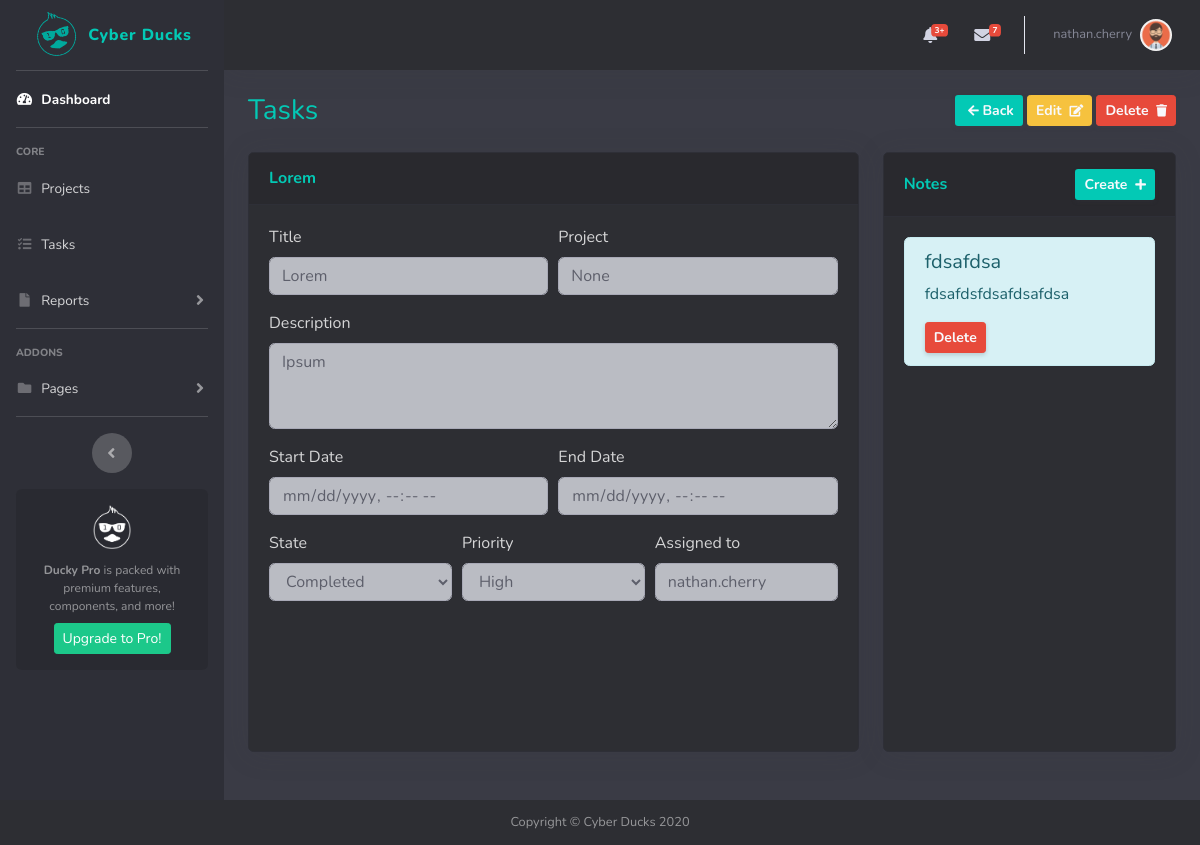
The page /tasks/a0c806ab8d3d4f4380987bddaee97558/ (signed in) on the database its author committed.
### accounts/models.py (models this page shows, shortened)
class Task(models.Model):
    id = models.UUIDField(
        primary_key=True,
        default=uuid.uuid4,
        editable=False)
    title = models.CharField(max_length=256, null=True)
    description = models.TextField(null=True, blank=True)
    STATUS_CHOICES = [
        ('NEW', 'New'),
        ('OPN', 'Open'),
        ('COM', 'Completed'),
        ('SUS', 'Suspended'),
    ]
    status = models.CharField(
        max_length=3,
        choices=STATUS_CHOICES,
        default=0,
    )
    start_date = models.DateTimeField()
    end_date = models.DateTimeField()
    PRIORITY_CHOICES = [
        ('LW', 'Low'),
        ('MD', 'Medium'),
        ('HI', 'High'),
        ('CR', 'Critical'),
    ]
    priority = models.CharField(
        max_length=2,
        choices=PRIORITY_CHOICES,
        default=0,
    )
    assigned_to = models.ForeignKey(User, on_delete=models.CASCADE, null=True, blank=True)
    date_created = models.DateTimeField(auto_now_add=True)
    project = models.ForeignKey(Project, on_delete=models.CASCADE, null=True, blank=True)

class Note(models.Model):
    id = models.UUIDField(
        primary_key=True,
        default=uuid.uuid4,
        editable=False)
    title = models.CharField(max_length=256, null=True)
    note = models.TextField(null=True, blank=True)
    task = models.ForeignKey(Task, on_delete=models.SET_NULL, null=True)
    creator = models.ForeignKey(User, on_delete=models.SET_NULL, null=True, blank=True)
    date_created = models.DateTimeField(auto_now_add=True)

### accounts/views.py (the view)
# urls.py: path('tasks/<str:task_id>/', views.task, name='task_view'),
@login_required(login_url='login')
def task(request, task_id):
    form = NoteForm()
    task_obj = Task.objects.get(id__exact=task_id)
    notes = Note.objects.filter(task__exact=task_obj)
    context = {
        'task': task_obj,
        'notes': notes,
        'form': form,
    }
    if request.user == task_obj.assigned_to:
        return render(request, 'accounts/task.html', context)
    else:
        return render(request, 'accounts/error')

### accounts/forms.py
class NoteForm(ModelForm):
    class Meta:
        model = Note
        fields = [
            'title',
            'note'
        ]
        widgets = {
            'title': forms.TextInput(attrs={'class': 'mb-2 form-control', 'placeholder': 'Title'}),
            'note': forms.Textarea(attrs={'class': 'mb-2 form-control', 'placeholder': 'Note'}),
        }

### accounts/templates/accounts/task.html (shortened to what this page needs)
{% extends 'accounts/templates/base.html' %}
{% block SectionTitle %}
    Tasks
{% endblock %}
{% block addButton %}
    <div>
        <a href='{% url 'tasks' %}'
           class="d-none d-sm-inline-block btn btn-sm btn-green shadow-sm font-weight-bold text-gray-100"><i
                class="fas fa-arrow-left fa-sm text-gray-100 ml-1"></i> Back</a>
        <a href='{% url 'update_task' task.id %}'
           class="d-none d-sm-inline-block btn btn-sm btn-warning shadow-sm font-weight-bold text-gray-100">Edit
            <i
                    class="fas fa-edit fa-sm text-gray-100 ml-1"></i></a>
        <a href='#' data-toggle="modal" data-target="#deleteModal"
           class="d-none d-sm-inline-block btn btn-sm btn-danger shadow-sm font-weight-bold text-gray-100">Delete
            <i
                    class="fas fa-trash fa-sm text-gray-100 ml-1"></i></a>
    </div>
{% endblock %}
{% block content %}
    <div class="row">
        <div class="col-xl-8 col-lg-7" style="height: 75vh">
            <div class="card shadow mb-4" style="height: 100%;">
                <div
                        class="card-header py-3 d-flex flex-row align-items-center justify-content-between">
                    <h6 class="m-0 font-weight-bold text-green">{{ task.title }}</h6>
                </div>
                <div class="card-body" style="overflow-y: scroll">
                    <form>
                        <div class="form-row">
                            <div class="form-group col-md-6">
                                <label for="inputEmail4">Title</label>
                                <input disabled type="text" class="form-control" id="inputEmail4"
                                       value="{{ task.title }}">
                            </div>
                            <div class="form-group col-md-6">
                                <label for="inputPassword4">Project</label>
                                <input disabled type="text" class="form-control" id="inputPassword4"
                                       value="{{ task.project }}">
                            </div>
                        </div>
                        <div class="form-row">
                            <div class="form-group col-md-12">
                                <label for="exampleFormControlTextarea1">Description</label>
                                <textarea disabled class="form-control" id="exampleFormControlTextarea1"
                                          rows="3">{{ task.description }}</textarea>
                            </div>
                        </div>
                        <div class="form-row">
                            <div class="form-group col-md-6">
                                <label for="inputState2">Start Date</label>
                                <input disabled type="datetime-local" class="form-control" id="inputState2"
                                       value="{{ task.start_date }}">
                            </div>
                            <div class="form-group col-md-6">
                                <label for="inputState3">End Date</label>
                                <input disabled type="datetime-local" class="form-control" id="inputState3"
                                       value="{{ task.end_date }}">
                            </div>
                        </div>
                        <div class="form-row">
                            <div class="form-group col-md-4">
                                <label for="inputState">State</label>
                                <select disabled id="inputState" class="form-control">
                                    <option selected>{{ task.get_status_display }}</option>
                                </select>
                            </div>
                            <div class="form-group col-md-4">
                                <label for="inputState">Priority</label>
                                <select disabled id="inputState" class="form-control">
                                    <option selected>{{ task.get_priority_display }}</option>
                                </select>
                            </div>
                            <div class="form-group col-md-4">
                                <label for="inputCity">Assigned to</label>
                                <input disabled type="text" class="form-control" id="inputCity"
                                       value="{{ task.assigned_to }}">
                            </div>
                        </div>
                    </form>
                </div>
            </div>
        </div>
        <div class="col-xl-4 col-lg-5" style="height: 75vh">
            <div class="card shadow mb-4" style="height: 100%">
                <div
                        class="card-header py-3 d-flex flex-row align-items-center justify-content-between">
                    <h6 class="m-0 font-weight-bold text-green">Notes</h6>
                    <div class="dropdown no-arrow">
                        <a href='#' data-toggle="modal" data-target="#NoteModal"
                           class="d-none d-sm-inline-block btn btn-sm btn-green shadow-sm font-weight-bold text-gray-100">Create
                            <i
                                    class="fas fa-plus fa-sm text-gray-100 ml-1"></i></a>
                    </div>
                </div>
                <div class="card-body" style="overflow-y: scroll">
                    {% for note in notes %}
                        <div class="alert alert-info" role="alert">
                            <h5 class="alert-heading">{{ note.title }}</h5>
                            <p>{{ note.note }}</p>
                            <form action="{% url 'delete_note' note.id %}" method="POST">
                                <input type="submit"
                                       class="d-none d-sm-inline-block btn btn-sm btn-danger shadow-sm font-weight-bold text-gray-100"
                                       value="Delete">
                            </form>
                        </div>
                    {% endfor %}
                </div>
            </div>
        </div>
    </div>
{% endblock %}

### accounts/templates/accounts/includes/topbar.html (shortened to what this page needs)
{% load static %}
<nav class="navbar navbar-expand navbar-light bg-dark-secondary topbar mb-4 static-top shadow">
    <ul class="navbar-nav ml-auto">
        <li class="nav-item dropdown no-arrow mx-1">
            <a class="nav-link dropdown-toggle" href="#" id="alertsDropdown" role="button"
               data-toggle="dropdown" aria-haspopup="true" aria-expanded="false">
                <i class="fas fa-bell fa-fw"></i>
                <span class="badge badge-danger badge-counter">3+</span>
            </a>
        </li>
        <li class="nav-item dropdown no-arrow mx-1">
            <a class="nav-link dropdown-toggle" href="#" id="messagesDropdown" role="button"
               data-toggle="dropdown" aria-haspopup="true" aria-expanded="false">
                <i class="fas fa-envelope fa-fw"></i>
                <span class="badge badge-danger badge-counter">7</span>
            </a>
        </li>
        <li class="nav-item dropdown no-arrow">
            <a class="nav-link dropdown-toggle" href="#" id="userDropdown" role="button"
               data-toggle="dropdown" aria-haspopup="true" aria-expanded="false">
                <span class="mr-2 d-none d-lg-inline text-gray-600 small">{{ request.user }}</span>
                <img class="img-profile rounded-circle"
                     src="{% static 'accounts/profile.png' %}">
            </a>
        </li>
    </ul>
</nav>

### accounts/static/accounts/styles/colors.css (style rules this page uses)
.bg-dark-secondary { background-color: #2d2e33; }
.text-green { color: #03c9b5; }
.btn-green { background-color: #03c9b5; }

### rows shown on the page
Task: title "Lorem", project "None", description "Ipsum", status "Completed", priority "High", assigned_to "nathan.cherry"
Note: title "fdsafdsa", note "fdsafdsfdsafdsafdsa"

### other values the page prints
{{ request.user }} "nathan.cherry"
